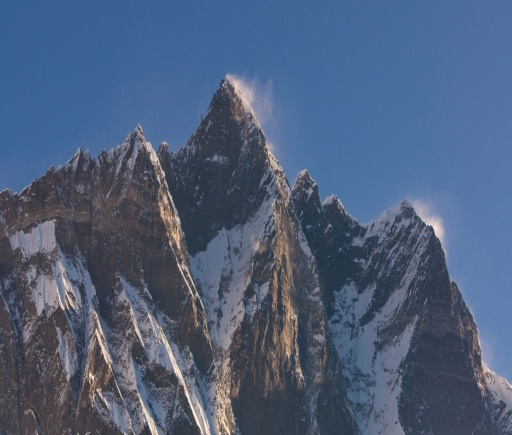
#> input picture SIFT/image1.jpg, 512 x 435 px
$ jupyter execute SIFT.ipynb
#> lines starting #> are read from the running program, lines starting #| are printed output that depends on the picture
[cell 1]
#conda install matplotlib

[cell 2]
#Task 1 Part 1
import cv2
import math
import numpy as np
import sys
from matplotlib import pyplot as plt

class SiftDetector():
    def __init__(self, norm="L2", params=None):
        self.detector=self.get_detector(params)
        self.norm=norm

    def get_detector(self, params):
        if params is None:
            params={}
            params["n_features"]=0
            params["n_octave_layers"]=3
            params["contrast_threshold"]=0.04
            params["edge_threshold"]=10
            params["sigma"]=1.6

        detector = cv2.xfeatures2d.SIFT_create(
                nfeatures=params["n_features"],
                nOctaveLayers=params["n_octave_layers"],
                contrastThreshold=params["contrast_threshold"],
                edgeThreshold=params["edge_threshold"],
                sigma=params["sigma"])

        return detector


if __name__ == '__main__':
    # 1. Read image
    img = cv2.imread('image1.jpg')
#> img is the input picture: shape (435, 512, 3); mean B, G, R 122.5, 94.9, 77.2
    img = cv2.cvtColor(img,cv2.COLOR_BGR2RGB)
    # 2. Convert image to grayscale
    gray_img = cv2.cvtColor(img,cv2.COLOR_RGB2GRAY)
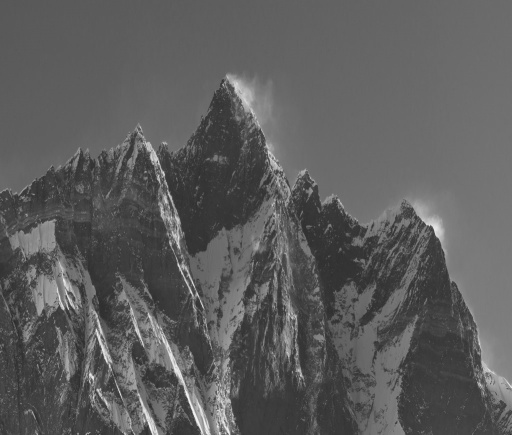
#> gray_img: shape (435, 512); min 39, max 245, mean 92.8
    plt.imshow(img,cmap='gray')
    # 3. Initialize SIFT detector
    SFD = SiftDetector(params = None)
    # 4. Detect SIFT features
    #key_point = SFD.detector.detect(gray_img,None)
    key_points, features = SFD.detector.detectAndCompute(gray_img, None)
#> key_points = 1058 keypoints; strongest (x, y, size): (187, 395, 2.8), (63, 308, 2.2), (177, 371, 5.2), (154, 158, 6.4)
    cv2.drawKeypoints(img,key_points,img)
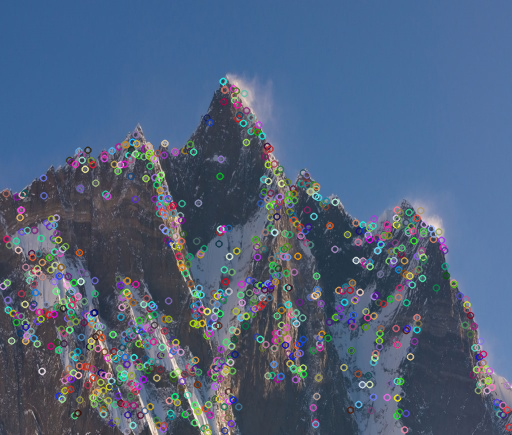
#> img: shape (435, 512, 3); mean R, G, B 80, 97.6, 124.2
    # 5. Visualize detected features
    plt.imshow(img)
    # Print number of SIFT features detected
    #The number of features detected is printed
    print(len(features))
#| 1058
    print(len(key_points))
#| 1058
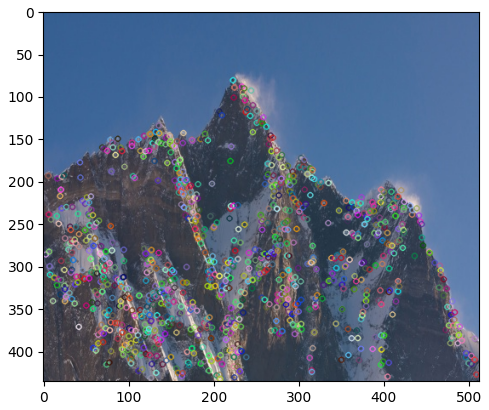
#> figure drawn by matplotlib, 1 panel

[cell 3]
#Task 1 Part 2
import cv2
import math
import numpy as np
import sys
from matplotlib import pyplot as plt

class SiftDetector():
    def __init__(self, norm="L2", params=None):
        self.detector=self.get_detector(params)
        self.norm=norm
    #Changing the parameters as mentioned in Task 1
    def get_detector(self, params):
        if params is None:
            params={}
            params["n_features"]=0
            params["n_octave_layers"]=3
            params["contrast_threshold"]=0.08 #------> changing the contrast_threshold values
            params["edge_threshold"]=10
            params["sigma"]=1.6

        detector = cv2.xfeatures2d.SIFT_create(
                nfeatures=params["n_features"],
                nOctaveLayers=params["n_octave_layers"],
                contrastThreshold=params["contrast_threshold"],
                edgeThreshold=params["edge_threshold"],
                sigma=params["sigma"])

        return detector


if __name__ == '__main__':
    # 1. Read image
    img = cv2.imread('image1.jpg')
    img = cv2.cvtColor(img,cv2.COLOR_BGR2RGB)
    # 2. Convert image to grayscale
    gray_img = cv2.cvtColor(img,cv2.COLOR_RGB2GRAY)
    plt.imshow(img,cmap='gray')
    # 3. Initialize SIFT detector
    SFD = SiftDetector(params = None)
    # 4. Detect SIFT features
    #key_point = SFD.detector.detect(gray_img,None)
    key_points, features = SFD.detector.detectAndCompute(gray_img, None)
#> key_points = 282 keypoints; strongest (x, y, size): (187, 395, 2.8), (63, 308, 2.2), (177, 371, 5.2), (154, 158, 6.4)
    cv2.drawKeypoints(img,key_points,img)
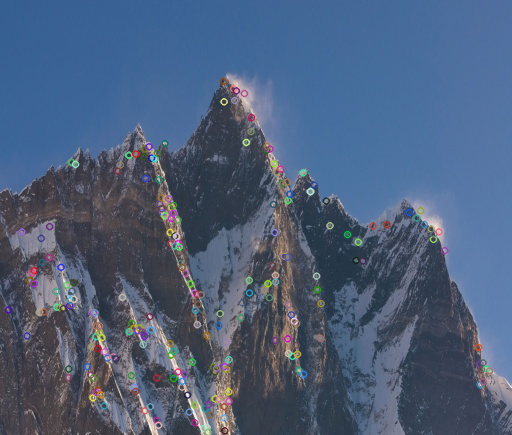
#> img: shape (435, 512, 3); mean R, G, B 77.3, 95, 122.5
    # 5. Visualize detected features
    plt.imshow(img,cmap='gray')
    # Print number of SIFT features detected
    #The number of features detected is printed
    print(len(features))
#| 282
    print(len(key_points))
#| 282

[cell 4]
#Task 2
import cv2
import math
import numpy as np
import sys
from matplotlib import pyplot as plt

class SiftDetector():
    def __init__(self, norm="L2", params=None):
        self.detector=self.get_detector(params)
        self.norm=norm

    def get_detector(self, params):
        if params is None:
            params={}
            params["n_features"]=0
            params["n_octave_layers"]=3
            params["contrast_threshold"]=0.08 # ----------> reduced features
            params["edge_threshold"]=10
            params["sigma"]=1.6

        detector = cv2.xfeatures2d.SIFT_create(
                nfeatures=params["n_features"],
                nOctaveLayers=params["n_octave_layers"],
                contrastThreshold=params["contrast_threshold"],
                edgeThreshold=params["edge_threshold"],
                sigma=params["sigma"])

        return detector

# Rotate an image
#
# image: image to rotate
# x:     x-coordinate of point we wish to rotate around
# y:     y-coordinate of point we wish to rotate around
# angle: degrees to rotate image by
#
# Returns a rotated copy of the original image
def rotate(image, x, y, angle):
    pass


# Get coordinates of center point.
#
# image:  Image that will be rotated
# return: (x, y) coordinates of point at center of image
def get_img_center(image):
    pass


if __name__ == '__main__':
    # Read image with OpenCV and convert to grayscale
    img = cv2.imread('image2.jpg')
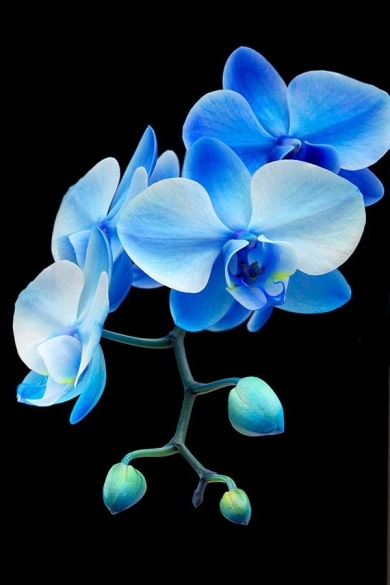
#> input picture SIFT/image2.jpg, 390 x 585 px
#> img is the input picture: shape (585, 390, 3); mean B, G, R 76.9, 57.8, 33.8
    gray_img = cv2.cvtColor(img,cv2.COLOR_BGR2GRAY)
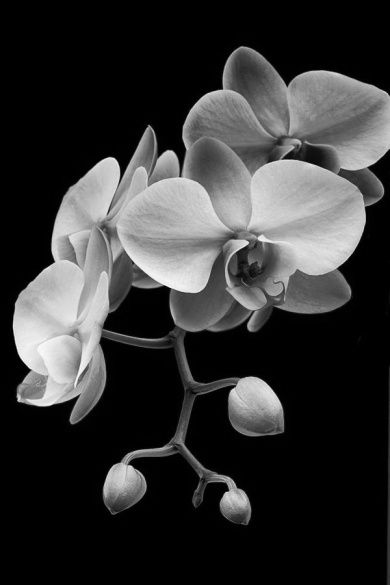
#> gray_img: shape (585, 390); min 0, max 250, mean 52.8
    plt.imshow(gray_img,cmap='gray')

    # Initialize SIFT detector
    SFD = SiftDetector(params = None)

    # Store SIFT keypoints of original image in a Numpy array
    kp1, features1 = SFD.detector.detectAndCompute(gray_img, None)
#> kp1 = 231 keypoints; strongest (x, y, size): (254, 399, 32.7), (122, 480, 25), (109, 165, 12.1), (19, 399, 3.9)

    # center of image points. 'img_center' is in (Y, X) order. #(Skip this step for Task2)


    # Degrees with which to rotate image. #(Skip this step for Task2)


    # Rotate image #(For Task2 , rescale the image)
    print(gray_img.shape)
#| (585, 390)
    rescaled_image = cv2.resize(gray_img,None,fx=1.1,fy=1.1)
    plt.imshow(rescaled_image,cmap='gray')
    print(rescaled_image.shape)
#| (644, 429)

    # Compute SIFT features for rotated image #( For task2, rescaled image)
    kp2, features2 = SFD.detector.detectAndCompute(rescaled_image, None)
#> kp2 = 216 keypoints; strongest (x, y, size): (279, 439, 35.7), (134, 528, 27.4), (258, 550, 20), (120, 181, 12.9)

    # BFMatcher with default params
    BFMacther = cv2.BFMatcher()

    # Apply ratio test
    #Iterating through match points and storing the ones whose distance is less than 0.75
    #Values are stored in good_matches
    matches = BFMacther.knnMatch(features1,features2,k=2)
#> matches = 231 matches
    good_matches = []
    for match1,match2 in matches:
        if match1.distance < 0.75 * match2.distance:
            good_matches.append([match1])
#> after the loop, good_matches = 163 matches

    # cv2.drawMatchesKnn to draw matches
    sift_matches = cv2.drawMatchesKnn(gray_img,kp1,rescaled_image,kp2,good_matches,None,flags=2)
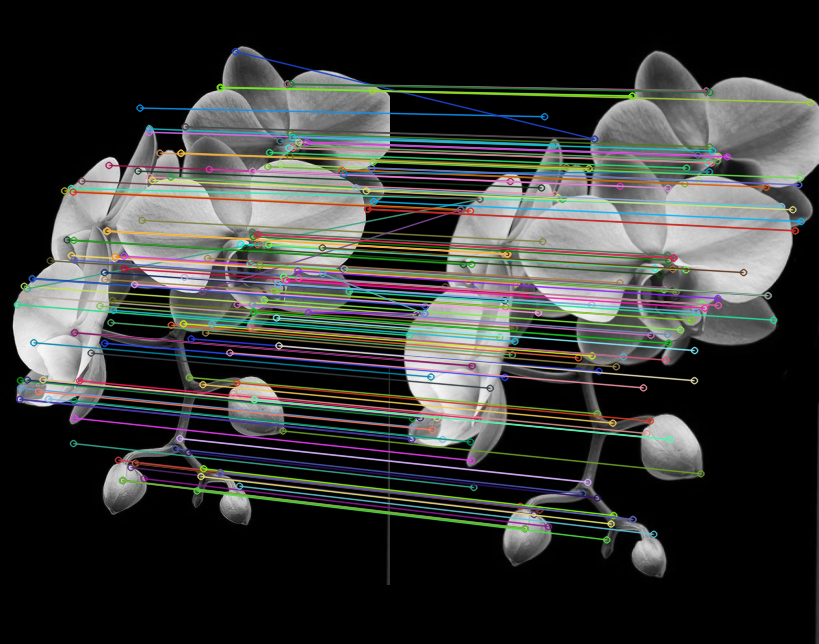
#> sift_matches: shape (644, 819, 3); mean of channels 0, 1, 2 55.8, 58.1, 56.6; drawn as B, G, R
    plt.imshow(sift_matches,cmap='gray')

[cell 5]
#cv2.imwrite('Lab2Task2.jpg',sift_matches)

[cell 6]
#Task 3
import cv2
import math
import numpy as np
import sys
from matplotlib import pyplot as plt

class SiftDetector():
    def __init__(self, norm="L2", params=None):
        self.detector=self.get_detector(params)
        self.norm=norm

    def get_detector(self, params):
        if params is None:
            params={}
            params["n_features"]=0
            params["n_octave_layers"]=3
            params["contrast_threshold"]=0.08 # ----------> reduced features
            params["edge_threshold"]=10
            params["sigma"]=1.6

        detector = cv2.xfeatures2d.SIFT_create(
                nfeatures=params["n_features"],
                nOctaveLayers=params["n_octave_layers"],
                contrastThreshold=params["contrast_threshold"],
                edgeThreshold=params["edge_threshold"],
                sigma=params["sigma"])

        return detector

# Rotate an image
#
# image: image to rotate
# x:     x-coordinate of point we wish to rotate around
# y:     y-coordinate of point we wish to rotate around
# angle: degrees to rotate image by
#
# Returns a rotated copy of the original image
def rotate(image, x, y, angle):
    scale = 1.0
    h = image.shape[0]
    w = image.shape[1]
    matrix = cv2.getRotationMatrix2D(center, angle, scale)
    rotated_image = cv2.warpAffine(image, matrix, (h, w))
    return rotated_image

# Get coordinates of center point.
#
# image:  Image that will be rotated
# return: (x, y) coordinates of point at center of image
def get_img_center(image):
    height = image.shape[0]
    width = image.shape[1]
    center = (width/2,height/2)
    return center


if __name__ == '__main__':
    # Read image with OpenCV and convert to grayscale
    img = cv2.imread('image1.jpg')
    gray_img = cv2.cvtColor(img,cv2.COLOR_BGR2GRAY)
    plt.imshow(gray_img,cmap='gray')

    # Initialize SIFT detector
    SFD = SiftDetector(params = None)

    # Store SIFT keypoints of original image in a Numpy array
    kp1, features1 = SFD.detector.detectAndCompute(gray_img, None)
#> kp1 has the same summary as key_points

    # center of image points. 'img_center' is in (Y, X) order. #(Skip this step for Task2)
    center = get_img_center(gray_img)
#> center = (256, 217.5)
    x,y = center[0],center[1]
#> x = 256; y = 217.5

    # Degrees with which to rotate image. #(Skip this step for Task2)
    angle = 90

    # Rotate image #(For Task2 , rescale the image)
    rotated_image = rotate(gray_img,x,y,angle)
#> in rotate, `matrix = cv2.getRotationMatrix2D(center, angle, scale)`: matrix = [[6.12e-17, 1, 38.5], [-1, 6.12e-17, 473.5]]
#> in rotate, `rotated_image = cv2.warpAffine(image, matrix, (h, w))`:
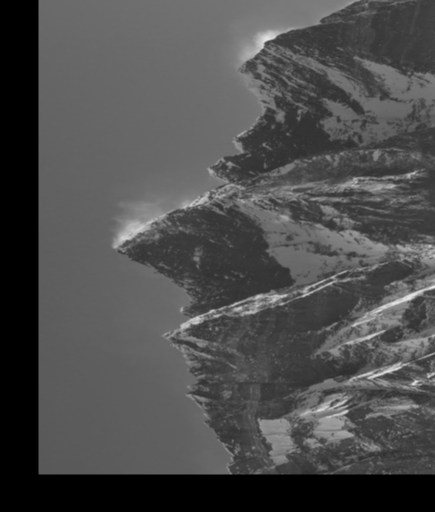
#> rotated_image: shape (512, 435); min 0, max 234, mean 77.6
    plt.imshow(rotated_image,cmap='gray')

    # Compute SIFT features for rotated image #( For task2, rescaled image)
    kp2, features2 = SFD.detector.detectAndCompute(rotated_image, None)
#> kp2 = 212 keypoints; strongest (x, y, size): (197, 320, 6.4), (410, 297, 5.2), (390, 370, 5), (346, 411, 2.5)

    # BFMatcher with default params
    BFMacther = cv2.BFMatcher() #inbuilt function

    # Apply ratio test
    matches = BFMacther.knnMatch(features1,features2,k=2)
#> matches = 282 matches
    #Iterating through match points and storing the ones whose distance is less than 0.75
    #Values are stored in good_matches
    good_matches = []
    for match1,match2 in matches:
        if match1.distance < 0.75 * match2.distance:
            good_matches.append([match1])
#> after the loop, good_matches = 137 matches

    # cv2.drawMatchesKnn to draw matches
    sift_matches_2 = cv2.drawMatchesKnn(gray_img,kp1,rotated_image,kp2,good_matches,None,flags=2)
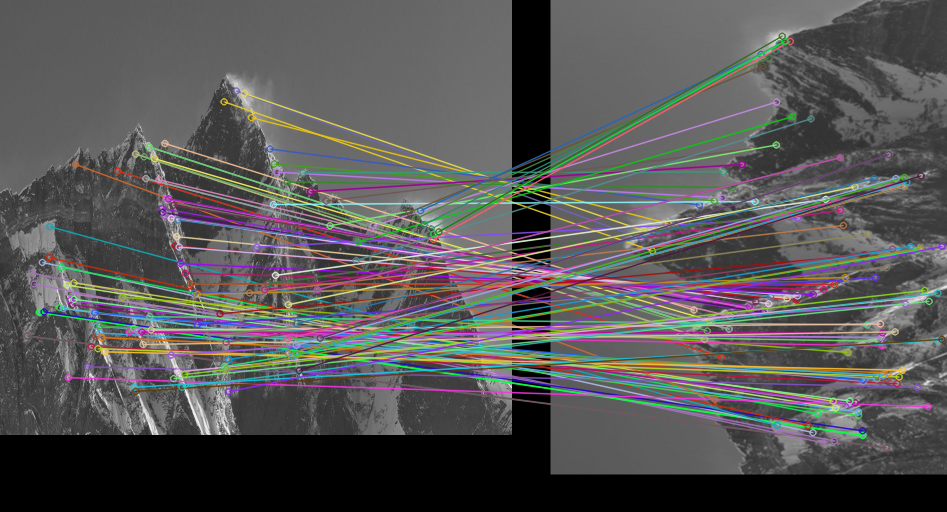
#> sift_matches_2: shape (512, 947, 3); mean of channels 0, 1, 2 85.5, 85.6, 86.6; drawn as B, G, R
    plt.imshow(sift_matches_2,cmap='gray')
